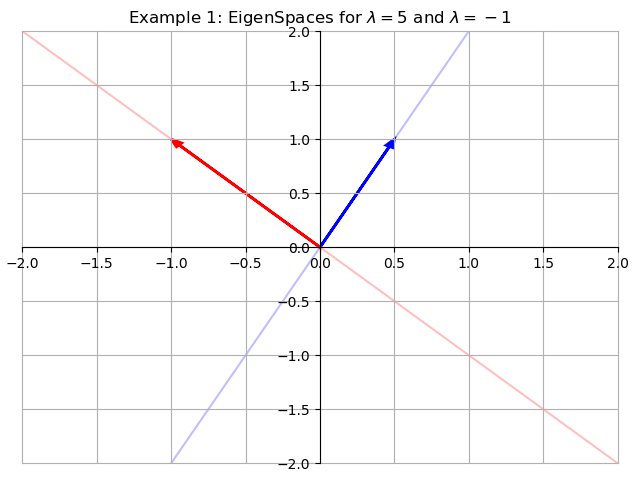

The script that drew this image:
#
# Copyright (c) 2018 James Hume (www.jeh-tech.com). All rights reserved.
#
# Redistribution and use in source and binary forms, with or without
# modification, are permitted provided that the following conditions
# are met:
# 1. Redistributions of source code must retain the above copyright
#    notice, this list of conditions and the following disclaimer.
# 2. Redistributions in binary form must reproduce the above copyright
#    notice, this list of conditions and the following disclaimer in the
#    documentation and/or other materials provided with the distribution.
# 3. All advertising materials mentioning features or use of this software
#    must display the following acknowledgement:
#    This product includes software developed by James Hume (www.jeh-tech.com)
# 4. Neither the name "James Hume" or website "www.jeh-tech.com"
#    may be used to endorse or promote products derived from this software
#    without specific prior written permission.
#
# THIS SOFTWARE IS PROVIDED BY THE REGENTS AND CONTRIBUTORS ``AS IS'' AND
# ANY EXPRESS OR IMPLIED WARRANTIES, INCLUDING, BUT NOT LIMITED TO, THE
# IMPLIED WARRANTIES OF MERCHANTABILITY AND FITNESS FOR A PARTICULAR PURPOSE
# ARE DISCLAIMED.  IN NO EVENT SHALL THE REGENTS OR CONTRIBUTORS BE LIABLE
# FOR ANY DIRECT, INDIRECT, INCIDENTAL, SPECIAL, EXEMPLARY, OR CONSEQUENTIAL
# DAMAGES (INCLUDING, BUT NOT LIMITED TO, PROCUREMENT OF SUBSTITUTE GOODS
# OR SERVICES; LOSS OF USE, DATA, OR PROFITS; OR BUSINESS INTERRUPTION)
# HOWEVER CAUSED AND ON ANY THEORY OF LIABILITY, WHETHER IN CONTRACT, STRICT
# LIABILITY, OR TORT (INCLUDING NEGLIGENCE OR OTHERWISE) ARISING IN ANY WAY
# OUT OF THE USE OF THIS SOFTWARE, EVEN IF ADVISED OF THE POSSIBILITY OF
# SUCH DAMAGE.
#
import matplotlib.pyplot as pl
import numpy as np

def draw_line_from_vector(v, ax, *args, **kwargs):
    bottom, top = ax.get_ylim()
    x_left, x_right = ax.get_xlim()

    # y = mx+c
    m = v[1]/v[0]
    c = v[1] - m * v[0]

    y_left  = m * x_left + c
    y_right = m * x_right + c

    ax.plot([x_left, x_right], [y_left, y_right], *args, **kwargs)

def draw_vec(v, ax, *args, **kwargs):
   ax.arrow(0, 0, v[0], v[1], length_includes_head=True, *args, **kwargs)


fig, ax = pl.subplots()
ax.set_xlim([-2,2])
ax.set_ylim([-2,2])
ax.spines['left'].set_position('zero')
ax.spines['bottom'].set_position('zero')
ax.spines['top'].set_color('none')
ax.spines['right'].set_color('none')
ax.grid()
ax.set_title(r"Example 1: EigenSpaces for $\lambda = 5$ and $\lambda = -1$")
v1 = np.array([0.5, 1.0])
v2 = np.array([-1, 1])

draw_vec(v1, ax, lw=2, head_width=0.05, zorder=1, color='blue')
draw_vec(v2, ax, lw=2, head_width=0.05, zorder=1, color='red')

draw_line_from_vector(v1, ax, alpha=0.25, zorder=0, color='blue')
draw_line_from_vector(v2, ax, alpha=0.25, zorder=0, color='red')

fig.show()
pl.show()
